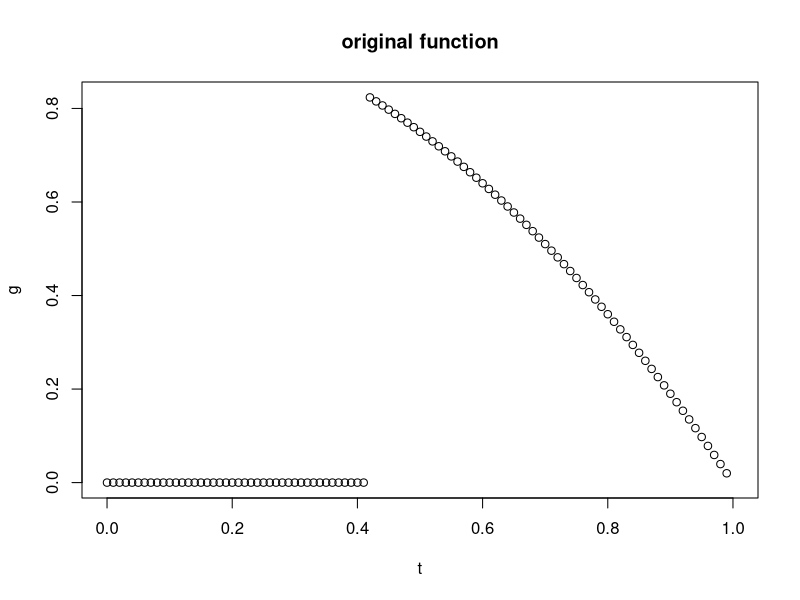

The R script that drew this image:
#Clear previous variables
rm(list=ls())

g = function(t) {
    if (t >= 0 && t < 7/17) {
        return(0)
    } else if (t >= 7/17 && t < 1) {
        return(1-t^2)
    } else {
        return(NA)
    }
}

t = seq(0,1,by=0.01)

# Plot original function
plot(t, lapply(t,g),ylab="g",main="original function")